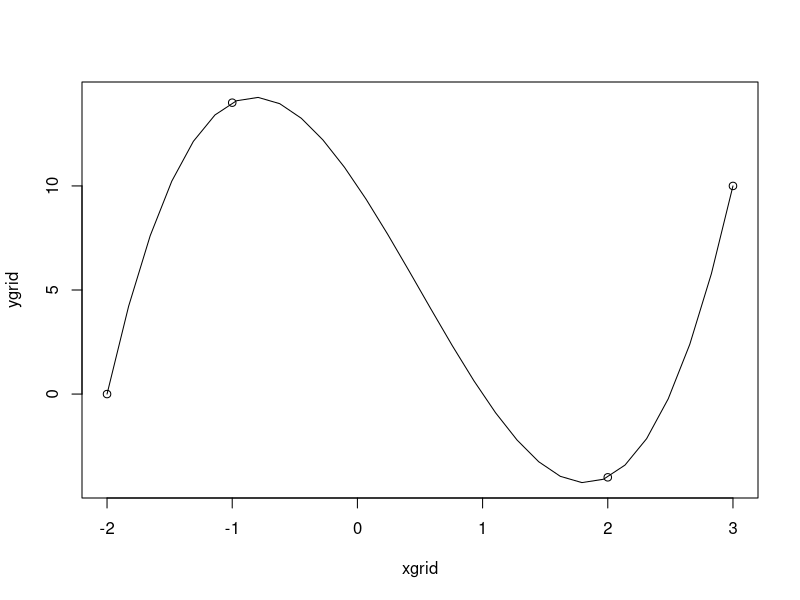
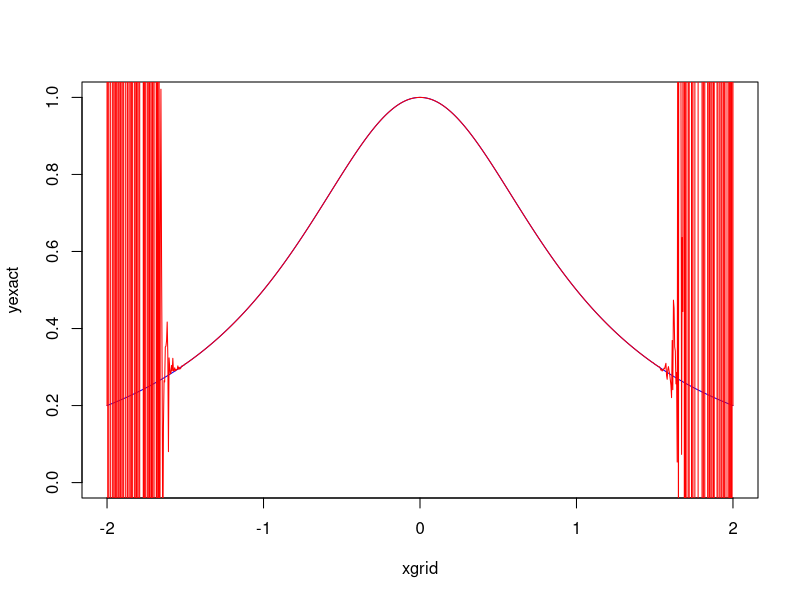
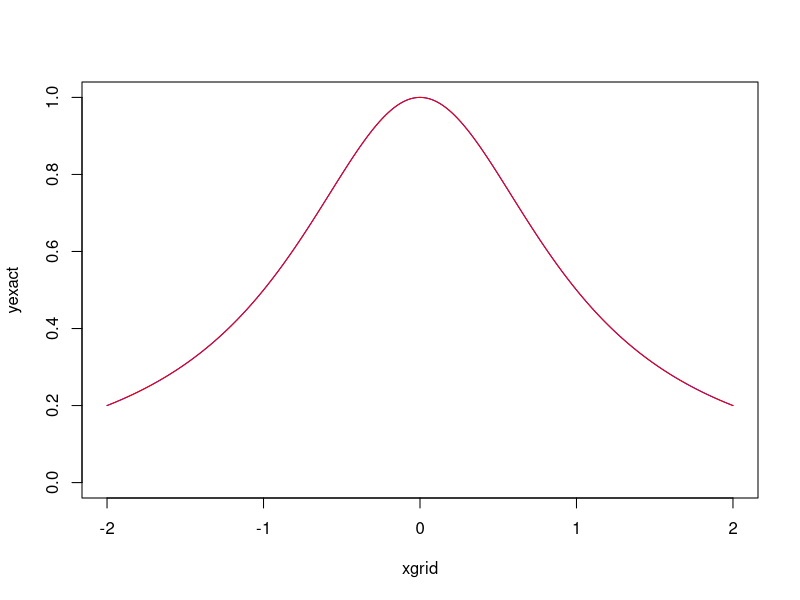

Generate these figures, in order, with R:
## ---- chunk 1
library(pracma)
## ---- chunk 2
vandermonde <- function(x) {
  A <- outer(x, (length(x)):1 - 1, "^")
  return(A)
}
x <- c(-2,-1,2,3)
y <- c(0,14,-4,10)
A <- vandermonde(x)
coeffs <- solve(A,y)
paste(paste0(coeffs,paste0("x^",length(x):1 - 1)), collapse = " + ")
horner(coeffs,1.5)$y
## ---- chunk 3
lagrange <- function(xsample, ysample, xgrid){
  ygrid <- NULL
  yinterp <- 0
  for (i in 1:length(xsample)){
    tmpprod <- 1
    for (j in setdiff(1:length(xsample),i)) {
      tmpprod <- tmpprod*(xgrid-xsample[j])/(xsample[i]-xsample[j])
    }
    yinterp <- yinterp + ysample[i]*tmpprod
  }
  ygrid <- c(ygrid, yinterp)
  return(ygrid)
}
xsample <- c(-2,-1,2,3)
ysample <- c(0,14,-4,10)
xgrid <- seq(from = -2, to = 3, length = 30)
ygrid <- lagrange(xsample, ysample, xgrid)
plot(xgrid, ygrid, type = "l")
points(xsample,ysample)
## ---- chunk 4
f <- function(x){1/(1+x^2)}
xsample <- seq(from=-2, to=2, length=100)
xgrid <- seq(from=-2, to=2, length=1000)
yexact <- f(xgrid)
yinterp <- lagrange(xsample,f(xsample),xgrid)
plot(xgrid,yexact, type = "l", col = "blue", ylim = c(0,1))
lines(xgrid, yinterp, type = "l", col = "red")
Norm(yexact - yinterp, p = Inf)
## ---- chunk 5
a <- -2
b <- 2
n <- 100
i <- 1:n
xsample <- sort((b+a)/2 + (b-a)/2*cos((2*i-1)*pi/2/n))
xgrid <- seq(from=a, to=b, length=1000)
yexact <- f(xgrid)
yinterp <- lagrange(xsample,f(xsample),xgrid)
plot(xgrid,yexact, type = "l", col = "blue", ylim = c(0,1))
lines(xgrid, yinterp, type = "l", col = "red")
Norm(yexact - yinterp, p = Inf)
